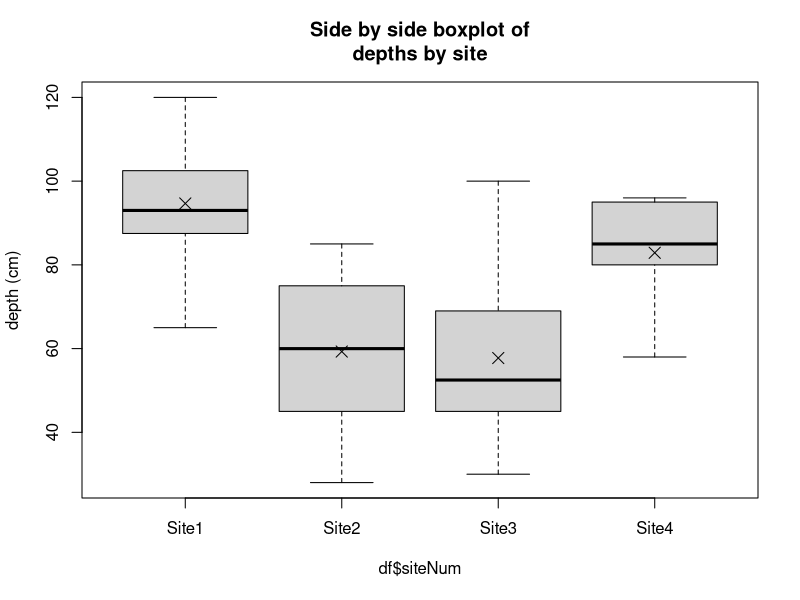

The R source for this figure: (Note: this script raises an error after producing the figure.)
## ---- chunk 1
library(magrittr)
## ---- chunk 2
depths<-c(93,120,65,105,115,82,99,87,100,90,78,95,93,88,110,85,45,80,28,75,70,65,55,50,40,100,75,65,40,73,65,50,30,45,50,45,55,96,58,95,90,65,80,85,95,82)

siteNums<-rep(strsplit("Site1 Site2 Site3 Site4"," ")%>%unlist,times=c(15,10,12,9))

df<-data.frame(depth=depths,siteNum=siteNums)
## ---- chunk 3
boxplot(df$depth~df$siteNum,main="Side by side boxplot of\ndepths by site",ylab="depth (cm)")
siteMeans<-with(df,tapply(depth,siteNum,FUN=mean))
points(1:4,siteMeans,pch=4,cex=1.5)
## ---- chunk 4
sds<-with(df,tapply(depth,siteNum,FUN=sd))
max(sds)/min(sds)
## ---- chunk 5
grpResids<-df$depth - siteMeans[as.numeric(df$siteNum)]
qqnorm(grpResids,main="NPP plot of group residuals")
qqline(grpResids)
## ---- chunk 6
test<-aov(depth~siteNum,df)
summary(test)
## ---- chunk 7
nrow(iris) - nrow(iris[complete.cases(iris),])
## so no missing values for any variable of iris dataset
with(iris,boxplot(Sepal.Length~Species,main="Side-by-side boxplot of\n Sepal Length vs Species\n for iris"))
sepalLengthMeans<-with(iris,tapply(Sepal.Length,Species,FUN=mean))
sepalLengthMeans
points(x=seq_along(iris$Species%>%unique),y=sepalLengthMeans,pch=4,cex=1.5)

sepalLengthSDs<-with(iris,tapply(Sepal.Length,Species,FUN=sd))

max(sepalLengthSDs)/min(sepalLengthSDs)

grpResids<-iris$Sepal.Length - sepalLengthMeans[as.numeric(iris$Species)]

qqnorm(grpResids,main="NPP plot of Sepal.Length for iris")
qqline(grpResids)
## ---- chunk 8
test<-aov(Sepal.Length~Species,data=iris)
summary(test)
